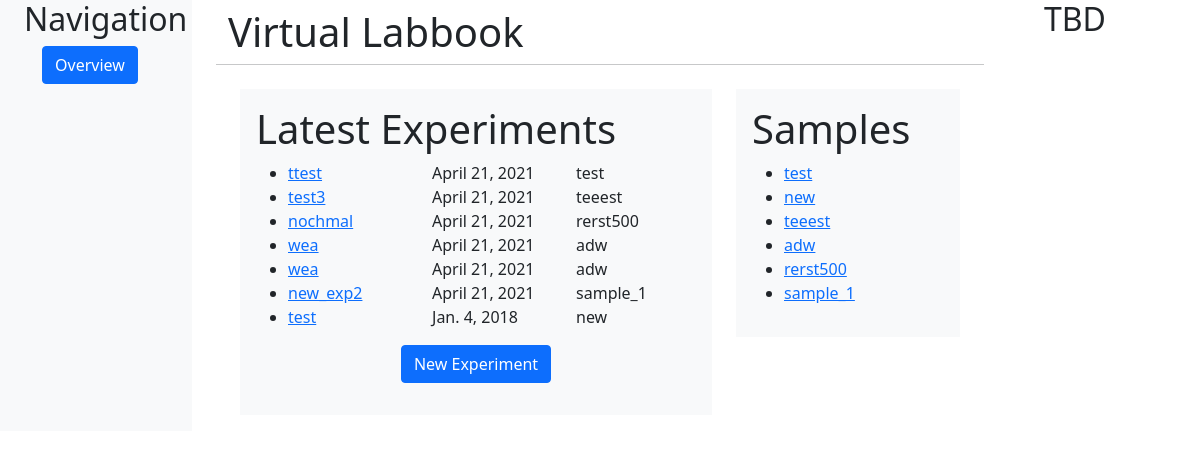
The page /polls/ on the database as committed earlier.
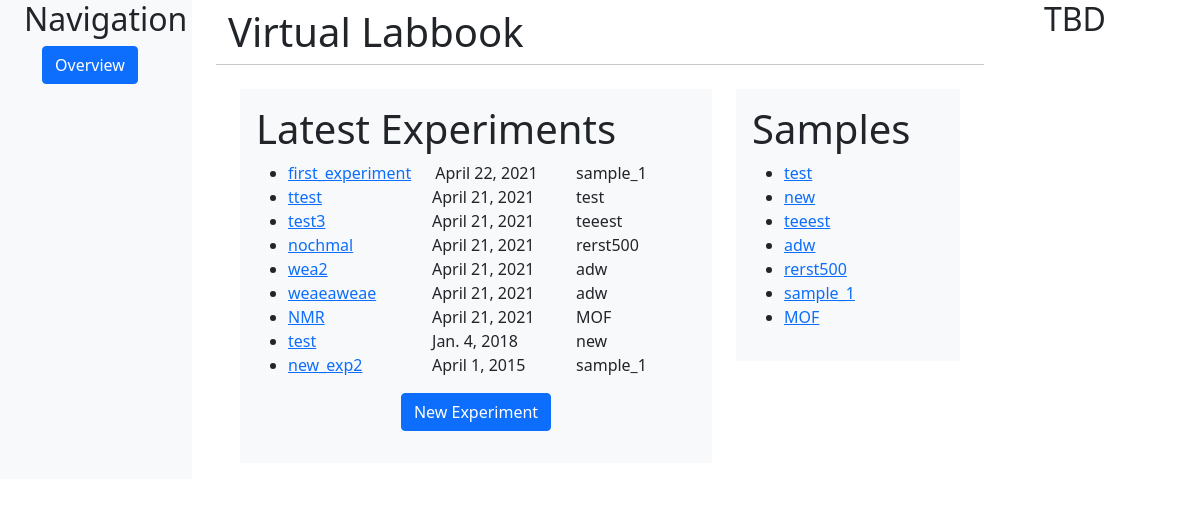
The same page on the database as committed later.
### polls/models.py (models this page shows, shortened)
class Experiment(models.Model):
    sample = models.ForeignKey(Sample, on_delete=models.PROTECT, related_name='experiments')
    name = models.CharField(max_length=200)
    date = models.DateField('Date of experiment', default=datetime.datetime.now)

class Sample(models.Model):
    name = models.CharField(max_length=200)
    def __str__(self):
        return self.name

### polls/views.py (the view)
# urls.py: path('', views.index, name='index'),
def index(request):
    context = {
        'experiment_list': Experiment.objects.order_by('-date'),
        'sample_list': Sample.objects.exclude(experiments=None)}
    return render(request, 'polls/index.html', context)

### polls/templates/polls/index.html
{% extends 'polls/base.html' %}
{% block content %}
{% if 'create_experiment' in request.path %}
<h1>New Experiment</h1>
{% include 'polls/update-experiment.html' %}
{%else%}
<div class="row row-cols-1 row-cols-xl-2">
    <div class="col-xl-8">
        <div class="py-3 px-3 mb-3 bg-light text-dark">
            <h1> Latest Experiments </h1>
            {% if experiment_list %}
            <ul>
                {% for experiment in experiment_list %}
                <li>
                    <div class="row">
                        <div class="col">
                            <a href="{%url 'polls:experiment-detail' experiment.id%}">{{ experiment.name }}</a>
                        </div>
                        <div class="col">
                            {% if not experiment.date is None %}
                            {{ experiment.date}}
                            {% endif %}
                        </div>
                        <div class="col-4">
                            {{ experiment.sample }}
                        </div>
                    </div>
                </li>
                {% endfor %}
            </ul>
            {% else %}
            <p>No experiments are available.</p>
            {% endif %}
            <form action="{% url 'polls:create-experiment' %}" method="get">
                <div class="row row-cols-auto my-3 justify-content-md-center">
                    <div class="col"><input type="submit" value="New Experiment" class="btn btn-primary"/></div>
                </div>
            </form>
        </div>
    </div>
    <div class="col-xl-4">
        <div class="py-3 px-3 mb-3 bg-light text-dark">
            <h1> Samples </h1>
            {% if sample_list %}
            <ul>
                {% for sample in sample_list %}
                <li><a href="{%url 'polls:sample-detail' sample.id%}">{{ sample.name }} </a></li>
                {% endfor %}
            </ul>
            {% else %}
            <p>No experiments are available.</p>
            {% endif %}
        </div>
    </div>
</div>
{% endif %}
{% endblock %}

Rows that differ between the two databases and show on the page:
added Experiment: name "first_experiment", date "April 22, 2021", sample "sample_1"
changed Experiment: name "wea" → "wea2"
changed Experiment: name "wea" → "weaeaweae"
added Experiment: name "NMR", date "April 21, 2021", sample "MOF"
shown differently, row unchanged: Experiment "Jan. 4, 2018": moves up the list
changed Experiment "new_exp2": date "April 21, 2021" → "April 1, 2015"
added Sample: name "MOF"
